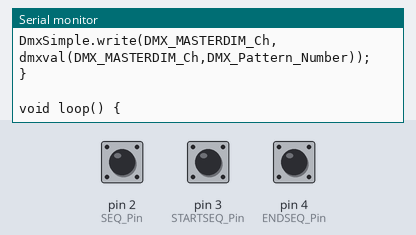
Bench run of a sketch on a simulated Arduino Uno, built with avr-gcc and run on an emulated ATmega328P. Parts: the last lines printed to the serial monitor. The inputs (shaded band) are chosen by the test bench; at power-on: pin 2 (SEQ_Pin) HIGH, pin 3 (STARTSEQ_Pin) HIGH, pin 4 (ENDSEQ_Pin) HIGH.

Above: at 1.3 s.
1.4 s: pin 2 (SEQ_Pin) pulled LOW for 0.15 s
At 2.6 s:
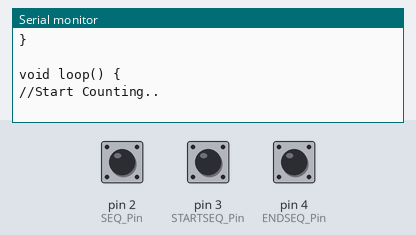
3.0 s: pin 3 (STARTSEQ_Pin) pulled LOW for 0.15 s
At 3.9 s:
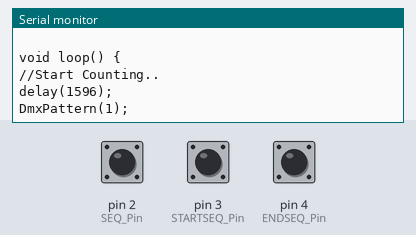
4.6 s: pin 4 (ENDSEQ_Pin) pulled LOW for 0.15 s
At 5.4 s:
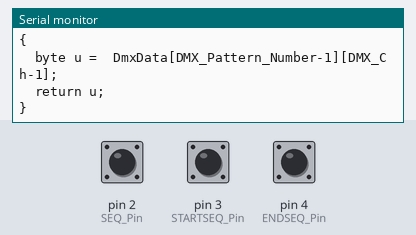

The sketch:

RS_485_DMX512_Controller_Teil_3.ino
```cpp
#define SEQ_Pin 2
#define STARTSEQ_Pin 3
#define ENDSEQ_Pin 4

long DMX_Pattern_Number = 1;
unsigned long ElapsedMillis = 0;
bool ReadPin = true;
bool EndReached = false;

void ISR_SEQ()
{
noInterrupts();
delay(200);
bool PinState = digitalRead(SEQ_Pin);
if (!(PinState))
  {
  DMX_Pattern_Number = 1;
  Serial.println("//Start Counting..");
  ElapsedMillis = millis();
  EndReached = false;
  }
interrupts();
}

void ISR_STARTSEQ()
{
noInterrupts();
bool PinState = digitalRead(STARTSEQ_Pin);
if (!(PinState)and !(EndReached) )
  {
  Serial.print("delay(");
  Serial.print (millis()- ElapsedMillis);
  Serial.println(");");
  Serial.print("DmxPattern(");
  Serial.print(DMX_Pattern_Number);
  Serial.println(");");
  DMX_Pattern_Number++;
  ElapsedMillis = millis();
  }
delay(200);
interrupts();
}

void PrintCodeHeader ()
{
Serial.println(F("// DMX Chaser to Song ' ... ' . by Tobias Kuch 2020 V1.0"));
Serial.println(F("#define Start_Switch_Pin 5"));
Serial.println(F("// Define DMX Actor Primary Address"));
Serial.println(F("#define DMX_Actor_Address 1"));
Serial.println(F(" "));
Serial.println(F("// Define DMX Device Channel Functions"));
Serial.println(F("#define DMX_RED_Ch 0 + DMX_Actor_Address"));
Serial.println(F("#define DMX_GREEN_Ch 1 + DMX_Actor_Address"));
Serial.println(F("#define DMX_BLUE_Ch 2 + DMX_Actor_Address"));
Serial.println(F("#define DMX_MACRO_Ch 3 + DMX_Actor_Address"));
Serial.println(F("#define DMX_STROBE_Ch 4 + DMX_Actor_Address"));
Serial.println(F("#define DMX_MODE_Ch 5 + DMX_Actor_Address"));
Serial.println(F("#define DMX_MASTERDIM_Ch 6 + DMX_Actor_Address"));
Serial.println(F(" "));
Serial.println(F("#include <DmxSimple.h>"));
Serial.println(F(" "));
Serial.println(F("byte DMX_MASTERDIM_VAL = 255;"));
Serial.println(F("bool ReadPin;"));
Serial.println(F(" "));
Serial.println(F("void setup() {"));
Serial.println(F("  pinMode(Start_Switch_Pin,INPUT_PULLUP);"));
Serial.println(F("  DmxSimple.usePin(3);"));
Serial.println(F("  DmxSimple.maxChannel(512);"));
Serial.println(F("  do"));
Serial.println(F("    {"));
Serial.println(F("    ReadPin = digitalRead (Start_Switch_Pin);"));
Serial.println(F("    } while (!(ReadPin));"));
Serial.println(F("  } "));
Serial.println(F(" "));
Serial.println(F("void DmxPattern (long DMX_Pattern_Number)"));
Serial.println(F("{"));
Serial.println(F("DmxSimple.write(DMX_RED_Ch,dmxval(DMX_RED_Ch,DMX_Pattern_Number));"));
Serial.println(F("DmxSimple.write(DMX_GREEN_Ch,dmxval(DMX_GREEN_Ch,DMX_Pattern_Number));"));
Serial.println(F("DmxSimple.write(DMX_BLUE_Ch,dmxval(DMX_BLUE_Ch,DMX_Pattern_Number));"));
Serial.println(F("DmxSimple.write(DMX_MACRO_Ch, dmxval(DMX_MACRO_Ch,DMX_Pattern_Number));"));
Serial.println(F("DmxSimple.write(DMX_STROBE_Ch,dmxval(DMX_STROBE_Ch,DMX_Pattern_Number));"));
Serial.println(F("DmxSimple.write(DMX_MODE_Ch, dmxval(DMX_MODE_Ch,DMX_Pattern_Number));"));
Serial.println(F("DmxSimple.write(DMX_MASTERDIM_Ch, dmxval(DMX_MASTERDIM_Ch,DMX_Pattern_Number));"));
Serial.println(F("}"));
Serial.println(F(" "));
Serial.println(F("void loop() {"));
}

void PrintCodeFooter (long DMX_Pt_Nbr )
{
Serial.println(F("do {} while (true);"));
Serial.println(F("}"));
Serial.println(F(" "));
Serial.println(F("//^^^^^^^^^^^^^^^^^^^  ROT GRN BLAU MAC STR MOD Master DIM  ^^^^^^^^^"));
Serial.print(F("byte DmxData["));
Serial.print (DMX_Pt_Nbr);
Serial.println(F("][7] = {"));
for (long z = 1; z <= DMX_Pt_Nbr;z++)
{
Serial.print(F("                      {  0,  0,  0,  0,  0,  0,DMX_MASTERDIM_VAL}, // Pattern "));
Serial.println(z);
}
Serial.println(F("                     };"));
Serial.println(F("//-------------------  Common Example Patterns              ---------"));
Serial.println(F("//                      {255,  0,  0,  0,  0,  0,DMX_MASTERDIM_VAL},  // volles Rot "));
Serial.println(F("//                      {  0,255,  0,  0,  0,  0,DMX_MASTERDIM_VAL},  // volles Grün "));
Serial.println(F("//                      {  0,  0,255,  0,  0,  0,DMX_MASTERDIM_VAL},  // volles Blau "));
Serial.println(F("//                      {255,255,255,  0,  0,  0,DMX_MASTERDIM_VAL},  // volles weiss "));
Serial.println(F("//                      {255,255,255,  0,255,  0,DMX_MASTERDIM_VAL},  // schnelles Stroboskop "));
Serial.println(F("//                      {255,255,255,  0,  0, 70,DMX_MASTERDIM_VAL},  // Weiß Aufblenden "));
Serial.println(F("//                      {255,255,255,  0,  0, 60,DMX_MASTERDIM_VAL},  // Weiß Abbblenden "));
Serial.println(F("//                      {255,255,255, 20,  0, 60,DMX_MASTERDIM_VAL},  // Weiß langsames blinken "));
Serial.println(F(" "));
Serial.println(F("byte dmxval(byte DMX_Ch,long DMX_Pattern_Number)"));
Serial.println(F("{"));
Serial.println(F("  byte u =  DmxData[DMX_Pattern_Number-1][DMX_Ch-1];"));
Serial.println(F("  return u;"));
Serial.println(F("}"));
}


void setup() {
   //Initalisierung
   Serial.begin(115200);
   pinMode(SEQ_Pin,INPUT_PULLUP);
   pinMode(STARTSEQ_Pin,INPUT_PULLUP);
   pinMode(ENDSEQ_Pin,INPUT_PULLUP);
   noInterrupts();
   attachInterrupt(0, ISR_SEQ, CHANGE);
   attachInterrupt(1, ISR_STARTSEQ, CHANGE);
   PrintCodeHeader ();
   interrupts();
   ElapsedMillis = millis();
}

void loop() {
  // put your main code here, to run repeatedly:
 ReadPin = digitalRead (ENDSEQ_Pin);
 if (!(ReadPin) and !(EndReached))
  {
   PrintCodeFooter (DMX_Pattern_Number-1);
   delay(100);   //Debouncing
   EndReached = true;
  }
  delay(100);
}
```

Measured:
- after the input at 1.4 s, the serial monitor: prints a new line at once (image 1)
- after the input at 3.0 s, the serial monitor: prints a new line at once (image 2)
- after the input at 4.6 s, the serial monitor: prints a new line at once (image 3)
